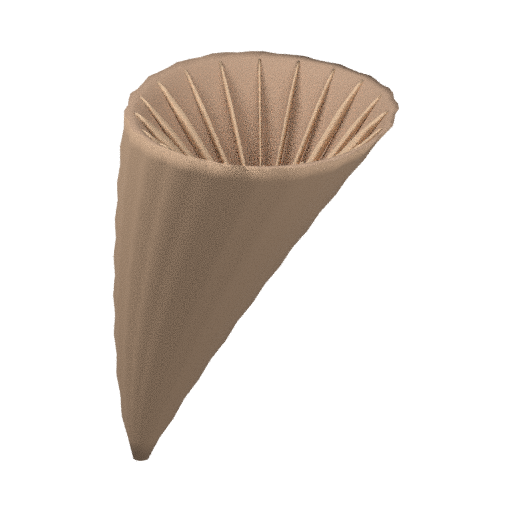
#> input picture assets/candidates/continuous-small-life-round03-20261018/batch-08/heliophyllum/r001/preview-hero.png, 512 x 512 px, found by its file name
$ python build_contact_sheet.py
#> lines starting #> are read from the running program, lines starting #| are printed output that depends on the picture
"""Build the independent review contact sheet from frozen source/runtime pixels."""
from pathlib import Path
from PIL import Image, ImageDraw, ImageFont

HERE = Path(__file__).resolve().parent
ROOT = HERE.parents[4]
ASSET_ROOT = ROOT / "assets/candidates/continuous-small-life-20261018/batch-02/r001"
OUT = HERE / "contact-sheet.jpg"
NAMES = ("longipteryx", "urasterella", "alienopterus", "aglaophyton")
HEADERS = ("Source hero", "Exact GLB 80px", "Exact GLB 240px", "Exact GLB 360px", "Exact GLB top", "Exact GLB scene · 9 copies")
CELL, ROW_LABEL, HEADER, CAPTION = 192, 116, 32, 22
FONT = ImageFont.load_default()
width = ROW_LABEL + CELL * len(HEADERS)
height = HEADER + len(NAMES) * (CELL + CAPTION)
sheet = Image.new("RGB", (width, height), "#f2f1ed")
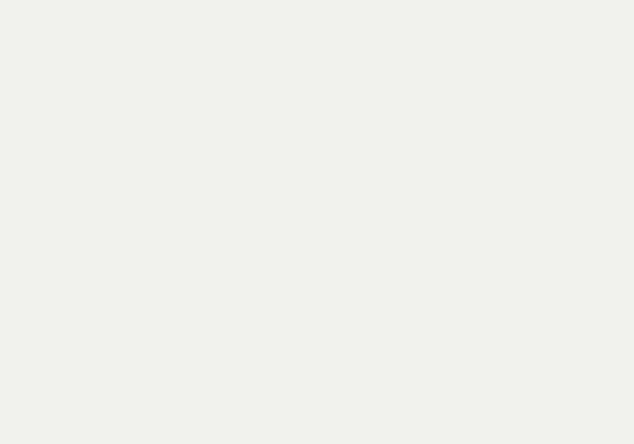
#> sheet: PIL image 1268x888 RGB (shown at 1/2 size); mean R, G, B 242, 241, 237
draw = ImageDraw.Draw(sheet)
for col, label in enumerate(HEADERS):
    draw.text((ROW_LABEL + col*CELL + 6, 9), label, font=FONT, fill="#263139")

for row, name in enumerate(NAMES):
    source = ASSET_ROOT / name
    runtime = source / "runtime"
    images = [
        source / "preview-hero.png",
        HERE / "runtime80" / name / "runtime" / "small80.png",
        runtime / "normal.png",
        runtime / "near.png",
        runtime / "top.png",
        runtime / "scene.png",
    ]
    labels = ("source", "80 projected px", "240 projected px", "360 projected px", "top at 360 px", "9 copies")
    y = HEADER + row * (CELL + CAPTION)
    draw.rectangle((0, y, ROW_LABEL-1, y+CELL+CAPTION-1), fill="#e3e4e2")
    draw.text((8, y+10), name, font=FONT, fill="#263139")
    for col, (path, caption) in enumerate(zip(images, labels)):
        if not path.is_file():
            raise FileNotFoundError(path)
        im = Image.open(path).convert("RGBA")
#> im is the input picture: PIL image 512x512 RGBA; mean R, G, B, A 37.1, 30.8, 25.6, 63
        im.thumbnail((CELL-10, CELL-10), Image.Resampling.LANCZOS)
#> im: PIL image 182x182 RGBA
        tile = Image.new("RGBA", (CELL, CELL), "#e8e4dc")
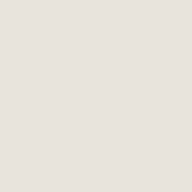
#> tile: PIL image 192x192 RGBA; mean R, G, B, A 232, 228, 220, 255
        if path.name == "preview-hero.png":
            tile = Image.new("RGBA", (CELL, CELL), "white")
#> tile: PIL image 192x192 RGBA; every value is 255
        tile.alpha_composite(im, ((CELL-im.width)//2, (CELL-im.height)//2))
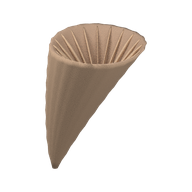
#> tile: PIL image 192x192 RGBA; mean R, G, B, A 231.2, 225.6, 220.9, 255
        x = ROW_LABEL + col * CELL
        sheet.paste(tile.convert("RGB"), (x, y))
#> (the run stopped early here; a loop or call above may not have finished)

$ run again, with production/concept-small-fish-20261019/concept-original.png copied over assets/candidates/continuous-small-life-round03-20261018/batch-08/heliophyllum/r001/preview-hero.png
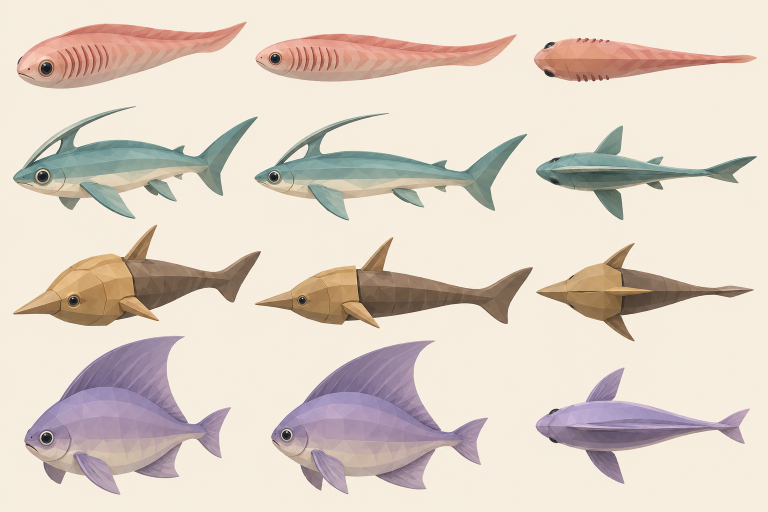
#> input picture production/concept-small-fish-20261019/concept-original.png, 1536 x 1024 px, found by its file name (shown at 1/2 size)
#> `im.thumbnail((CELL-10, CELL-10), Image.Resampling.LANCZOS)`:
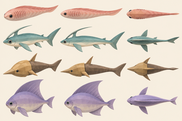
#> im: PIL image 182x121 RGBA; mean R, G, B, A 221.2, 208.9, 197.2, 255
#> `tile.alpha_composite(im, ((CELL-im.width)//2, (CELL-im.height)//2))`:
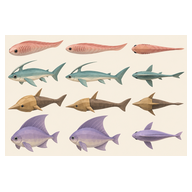
#> tile: PIL image 192x192 RGBA; mean R, G, B, A 234.8, 227.5, 220.5, 255
